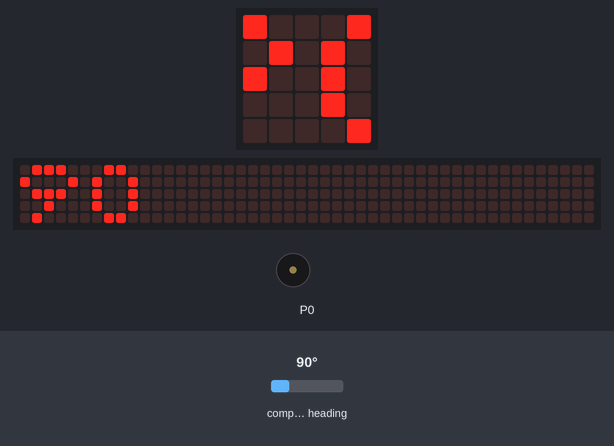
Bench run of a program on a simulated BBC micro:bit (MakeCode). Shown: the board's 5×5 LED display, a strip that is not on the board, showing the scrolling text unrolled, buzzer (waves = sounding). The inputs (shaded band) are chosen by the test bench; at power-on: compass heading 90°. The 48×5 strip is a reading aid, not a part: it shows the text the display is scrolling, unrolled, one strip-width of it at a time; the compass is already calibrated.

Above: at 1.27 s.
1.3 s: compass heading set to 7°
At 3.3 s:
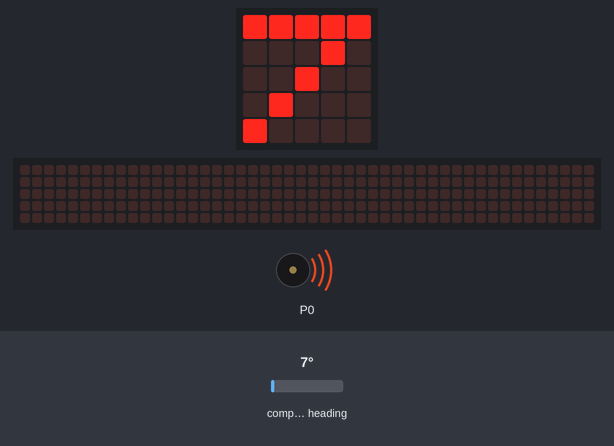
4.9 s: compass heading set to 90°
At 6.17 s:
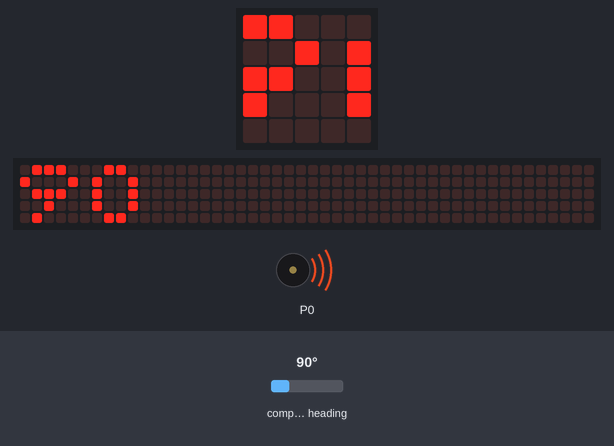
6.9 s: compass heading set to 180°
At 11.11 s:
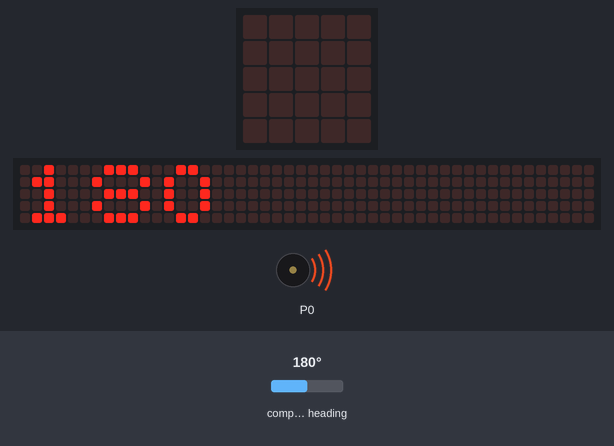
Timing chart, 0 to 15.2 s (numbered marks = the images above; inputs shaded):
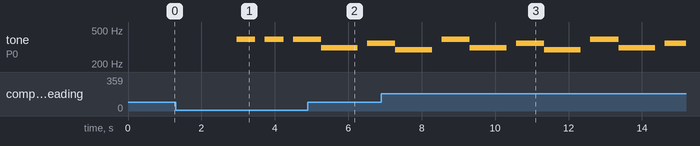

The program:

main.ts
```typescript
basic.forever(function () {
    basic.showNumber(input.compassHeading())
    if (input.compassHeading() < 45 || input.compassHeading() > 315) {
        music.startMelody(music.builtInMelody(Melodies.Dadadadum), MelodyOptions.Forever)
    }
})
```

test.ts
```typescript
// aquí va el archivo "tests"; esto no se compilará cuando este paquete se utilice como una extensión.
```

Measured:
- after the input at 1.3 s, tone on P0: alternates 392 Hz for 0.52 s and silent for 0.26 s, starting after 1.7 s
- after the input at 4.9 s, the display: first changes after 0.13 s (image 2 shows a later state)
